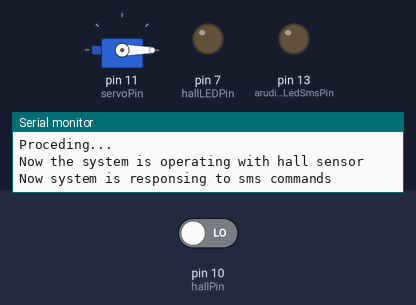
Simulated run of this sketch. Board: Arduino Uno, built with avr-gcc and run on an emulated ATmega328P. Parts: servo, output pins drawn as LEDs (lit = HIGH), the last lines printed to the serial monitor. Inputs (shaded band) come from the test bench; at power-on: pin 10 (hallPin) LOW. The modem accepts every AT command (registered, SIM ready, sends succeed) and sends nothing else; pins used as bus, display or sensor lines are not drawn.

Above: at 4.2 s.
4.3 s: pin 10 (hallPin) driven HIGH
At 10.6 s:
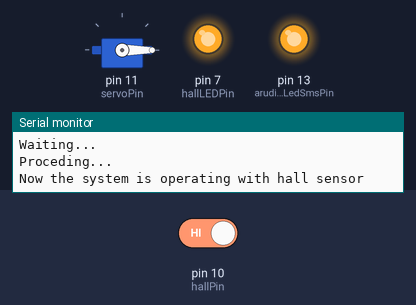
At 29.5 s:
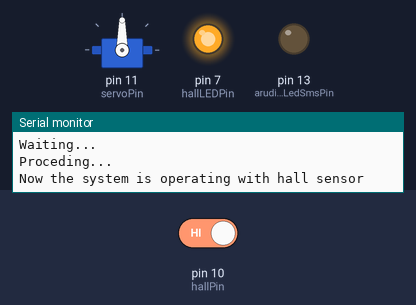
Timing chart, 0 to 57.5 s (numbered marks = the images above; inputs shaded):
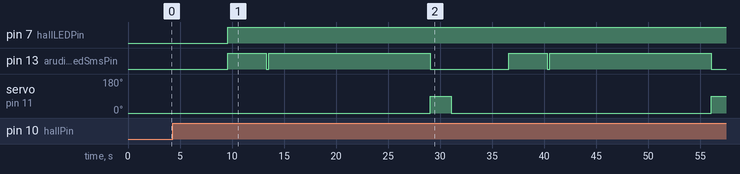

The sketch:

FinalProject.ino
```cpp
#include <Arduino.h>
#include <SoftwareSerial.h>
#include <Servo.h>
#include <DHT.h>

int motorolaRX = 3; //podlaczam jacka czerwony kabel
int motorolaTX = 2; //podlaczam jacka zielony
int arudinoLedSmsPin = 13;
int hallPin = 10;
int hallLEDPin = 7;
int hallVCC = 8;
int servoPin = 11;
int dhtPin = 4;

String textSmsa = "Wrzucono list do skrzynki - otwarcie nr ";
int iloscOtwarc = 0;
Servo myservo; //stworzenie obiektu myservo
DHT dht(dhtPin, DHT11); //stworzenie obiektu dht
SoftwareSerial motorolaSerial(motorolaRX, motorolaTX); // Obiekt sluzacy do komunikacji z komorka przez port szeregowy (RX,TX)

/*resetuje czujnik halla
 * Czujnik halla jest zatrzaskowy, jak zostanie wlaczony potrzebuje resetu by znowu
 * wykryc zblizanie sie magnesu.
 * resetuje sie go odlaczajac i podlaczajac mu zasilanie
 */
void resetHall() {
	digitalWrite(hallVCC, LOW);
	delay(5);
	digitalWrite(hallVCC, HIGH);
}

// odczytuje długi tekst, który przychodzi na SoftwareSerial;
// (bez tej metody SoftwareSerial potrafi buforować tylko 64 bajty)
String motorolaSerialReadLongString() {
	static const long MAX_WAITING_TIME_FOR_NEXT_CHAR = 2000; //  maksymalny czas oczekiwania na następny znak [ms]
	String buffer = "";

	long lastReadTime = millis();

	while (millis() - lastReadTime < MAX_WAITING_TIME_FOR_NEXT_CHAR) {
		if (motorolaSerial.available()) {
			char ch = motorolaSerial.read();
			buffer += ch;

			lastReadTime = millis();
		}
	}

	return buffer;
}

// zczytuje smsy zamienia je na jeden dlugi string i zwraca (dodatkowo wypisuje na serial monitor)
String readAllSMS() {
	motorolaSerial.println("AT"); // Sends AT command to wake up cell phone
	delay(500);
	motorolaSerial.println("AT+CMGF=1"); // Puts phone into SMS mode
	delay(1000);
	motorolaSerial.readString();
	motorolaSerial.println("AT+CMGL=\"ALL\"");
	String wynik = motorolaSerialReadLongString();
	Serial.println(wynik);
	return wynik;
}

void deleteSMS() {
	motorolaSerial.println("AT"); // Sends AT command to wake up cell phone
	delay(500);
	motorolaSerial.println("AT+CMGF=1"); // Puts phone into SMS mode
	delay(1000);
	motorolaSerial.println("AT+CMGD=1"); // Deletes message at index of 1
	delay(5000); // Wait a second
}

void sendSMS(String tekst) {
	digitalWrite(arudinoLedSmsPin, HIGH); // Turn LED on.
//	motorolaSerial.println("AT"); // Sends AT command to wake up cell phone
//	delay(500);
//	motorolaSerial.println("AT+CMGF=1"); // Puts phone into SMS mode
//	delay(1000);
//	motorolaSerial.println("AT+CMGD=1"); // Deletes message at index of 1
//	delay(5000); // Wait a second
	motorolaSerial.println("AT"); // Sends AT command to wake up cell phone
	delay(500);
	motorolaSerial.println("AT+CMGW=\"+48792818853\""); // YOUR NUMBER HERE; Starting saving sms into memory of cell phone on first free position
	delay(1000);
	motorolaSerial.print(tekst); // saving message contest on free place in memory of cell phone
	delay(1000);
	motorolaSerial.write(byte(26)); // (signals end of message)
	delay(1000);
	motorolaSerial.println("AT+CMSS=1"); // Sends message at index of 1
	digitalWrite(arudinoLedSmsPin, LOW); // Turn LED off
	delay(250);
	digitalWrite(arudinoLedSmsPin, HIGH); // Turn LED on.
	delay(10000); // Give the phone time to send the SMS
	motorolaSerial.println("AT"); // Sends AT command to wake up cell phone
	delay(500);
	motorolaSerial.println("AT+CMGD=1"); // Deletes message at index of 1
	delay(5000);
	digitalWrite(arudinoLedSmsPin, LOW); // Turn LED off.
}
//dostaje wszystkie smsy w stringu, sprawdza czy ktorys jest zapytaniem o #wilg albo #temp
//jezeli jest to zwraca stringa #temp albo #wilg
//a jezeli nie ma to zwraca stringa Blad
String getHashCommand(String motorolaSMSs) {

	int pozycjaHasha; //pozycja hasha

	pozycjaHasha = motorolaSMSs.indexOf("#"); //znajdywanie pozycji na ktorej stoi hash i zapisywanie jej do zmiennej

	//szukanie czy tekstem jest wilg czy temp od pozycji hasla
	if (motorolaSMSs.substring(pozycjaHasha, pozycjaHasha + 5) == "#wilg") {
		//motorolaSMSs = "#wilg"; //zapisanie i zwrocenie ze chodzi o wilgotnosc
		return "#wilg";
	} else if (motorolaSMSs.substring(pozycjaHasha, pozycjaHasha + 5)
			== "#temp") {
		//motorolaSMSs = "#temp"; //zapisanie i zwrocenie ze chodzi o temperature
		return "#temp";
	} else {
		return "Blad"; //jezeli nie ma ani temp ani wilg zwraca blad
	}
}
//zwraca numer pierwszej wiadomosci sms ze stringa ktorego jej sie przekazuje
String getFirstSMSNumber(String motorolaSMSs) {

	int pozycjaTekstu = motorolaSMSs.indexOf("+CMGL: ");
	int pozycjaPrzecinka = motorolaSMSs.indexOf(",", pozycjaTekstu);
	if ((pozycjaTekstu == -1) || (pozycjaPrzecinka == -1)) {
		return "Blad";
	} else {
		return motorolaSMSs.substring(pozycjaTekstu + 7, pozycjaPrzecinka);
	}
}

void setup() {
//inicjalizacja czujnika dht11
	dht.begin();

//inicjalizacja serial monitora (na potrzeby testowania)
	Serial.begin(9600);

// inicjalizacja modulu wysylania SMSow
	pinMode(arudinoLedSmsPin, OUTPUT); // Initialize pin ArudinoLEDSMSPIN as digital out (LED)
	motorolaSerial.begin(4800); // Open serial connection at baud rate of 4800

//inicjalizacja modlulu halla
	pinMode(hallPin, INPUT); //ustawienie pinu halla na inputowy (arduino przyjmuje informacje)
	pinMode(hallLEDPin, OUTPUT); //pin LED(podlaczona dioda) informuje czy czujnik halla jest ustawiony na High czy Low
	digitalWrite(hallLEDPin, LOW);
	pinMode(hallVCC, OUTPUT); //zasilanie czujnika halla
	digitalWrite(hallVCC, HIGH);
	delay(1000);
	resetHall();

//inicjalizacja serwomechanizmu
	myservo.attach(servoPin);
	myservo.write(0); //kat poczatkowy 0 stopni przygotowanie do podniesienia choragiewki
	delay(2000);

	//wyswietlWszystkieSMS();
}

void loop() {
	Serial.println("Waiting...");
	delay(1000);
	Serial.println("Proceding...");
	//modul sprawdzajacy czujnik halla czy ktos wrzucil list do skrzynki
	Serial.println("Now the system is operating with hall sensor");
	int hallState = digitalRead(hallPin);

	if (hallState == HIGH) {
		digitalWrite(hallLEDPin, HIGH);
		iloscOtwarc = iloscOtwarc + 1;
		sendSMS(textSmsa + iloscOtwarc); //metoda wysylajaca smsa
		resetHall();
		myservo.write(90); //kat koncowz 90 stopni choragiewka podniesiona
		delay(2000);
		myservo.write(0); //powrot do 0 stopni, przygotowanie do kolejnego podniesienia
	} else if (hallState == LOW) {
		digitalWrite(hallLEDPin, LOW);
	}

	//sprawdza czy przyszedl sms z pytaniem o temp lub wilg
	Serial.println("Now system is responsing to sms commands");
	String command = getHashCommand(readAllSMS());

	if (command == "#temp") {
		Serial.print("sending sms with temperature ");

			float x = dht.readTemperature();
			char charBuf[6];
			dtostrf(x, 5, 2, charBuf);

			Serial.println(charBuf);

			deleteSMS();

			sendSMS(charBuf);
	} else if (command == "#wilg") {
		Serial.print("sending sms with humidity ");

		float x = dht.readHumidity();
		char charBuf[6];
		dtostrf(x, 5, 2, charBuf);

		Serial.println(charBuf);

		deleteSMS();

		sendSMS(charBuf);
	}

	//sukcesywnie usuwa wiadomosci
	/*
	 Serial.println("Now system is deleting messages, the first message");
	 delay(3000);
	 String numerSMSa = getFirstSMSNumber(readAllSMS());

	 if (numerSMSa != "Blad") {
	 motorolaSerial.println("AT"); // Sends AT command to wake up cell phone
	 delay(500);
	 motorolaSerial.println("AT+CMGF=1"); // Puts phone into SMS mode
	 delay(1000);
	 motorolaSerial.println("AT+CMGD=" + numerSMSa); // Deletes message at index of numerSMSa
	 delay(2000); // Wait a second
	 }
	 */
}
```

Measured:
- after the input at 4.3 s, pin 7 (hallLEDPin): LOW → HIGH after 5.3 s; pin 13 (arudinoLedSmsPin): LOW → HIGH after 5.3 s, → LOW 3.7 s later, → HIGH 0.25 s later, → LOW 15.5 s later, … (8 changes in this stretch); servo on pin 11 (servoPin): 0° → 90° after 24.8 s, → 0° 2.0 s later, → 90° 25.0 s later
